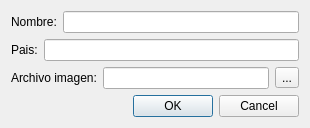
<?xml version="1.0" encoding="UTF-8"?>
<ui version="4.0">
 <class>InsertarPersonaDialog</class>
 <widget class="QDialog" name="InsertarPersonaDialog">
  <property name="geometry">
   <rect>
    <x>0</x>
    <y>0</y>
    <width>310</width>
    <height>125</height>
   </rect>
  </property>
  <property name="windowTitle">
   <string>Dialog</string>
  </property>
  <layout class="QVBoxLayout" name="verticalLayout">
   <item>
    <layout class="QHBoxLayout" name="horizontalLayout">
     <item>
      <widget class="QLabel" name="label">
       <property name="text">
        <string>Nombre:</string>
       </property>
      </widget>
     </item>
     <item>
      <widget class="QLineEdit" name="nombreLineEdit"/>
     </item>
    </layout>
   </item>
   <item>
    <layout class="QHBoxLayout" name="horizontalLayout_2">
     <item>
      <widget class="QLabel" name="label_2">
       <property name="text">
        <string>Pais:</string>
       </property>
      </widget>
     </item>
     <item>
      <widget class="QLineEdit" name="paisLineEdit"/>
     </item>
    </layout>
   </item>
   <item>
    <layout class="QHBoxLayout" name="horizontalLayout_3">
     <item>
      <widget class="QLabel" name="label_3">
       <property name="text">
        <string>Archivo imagen:</string>
       </property>
      </widget>
     </item>
     <item>
      <widget class="QLineEdit" name="nombreArchivoLineEdit"/>
     </item>
     <item>
      <widget class="QToolButton" name="toolButton">
       <property name="text">
        <string>...</string>
       </property>
       <property name="icon">
        <iconset resource="res.qrc">
         <normaloff>:/abrir.png</normaloff>:/abrir.png</iconset>
       </property>
      </widget>
     </item>
    </layout>
   </item>
   <item>
    <widget class="QDialogButtonBox" name="buttonBox">
     <property name="standardButtons">
      <set>QDialogButtonBox::Cancel|QDialogButtonBox::Ok</set>
     </property>
    </widget>
   </item>
  </layout>
 </widget>
 <resources>
  <include location="res.qrc"/>
 </resources>
 <connections/>
</ui>
